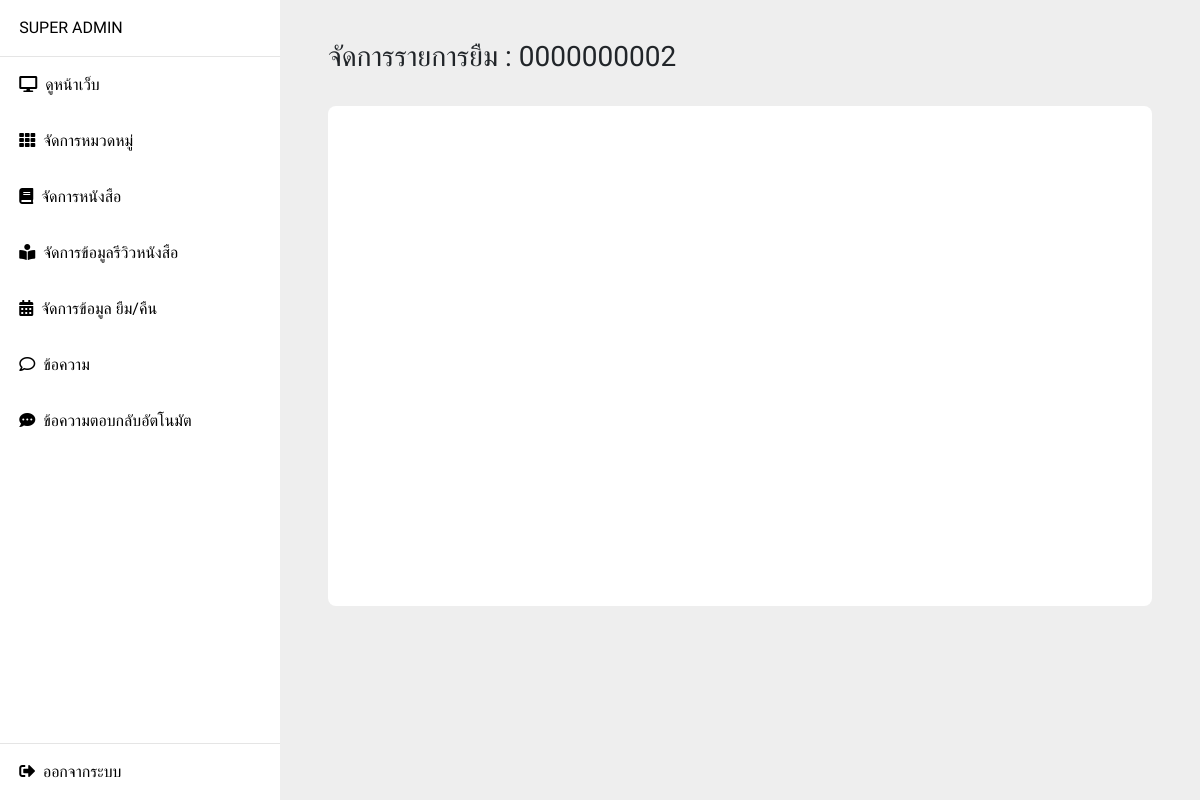
The app's page /manage_booking_detail.php?id_order=0000000002 (signed in), older data.
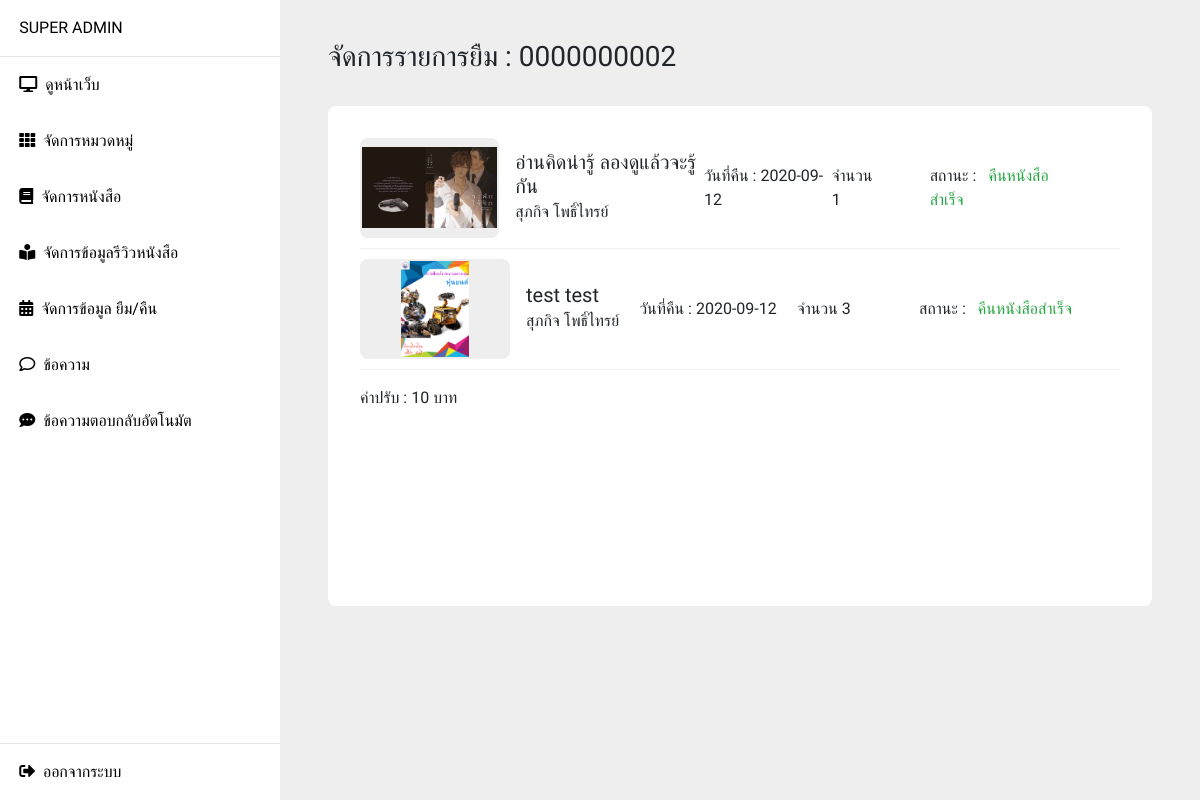
The same page, newer data.
### tables this page shows
CREATE TABLE `order_detail` (
  `id_detail` int(11) NOT NULL,
  `id_order` int(11) NOT NULL,
  `id_book` int(11) NOT NULL,
  `date_borrow` date NOT NULL,
  `fines` decimal(8,2) DEFAULT NULL,
  `amount_order` int(11) NOT NULL,
  `status_order_detail` text NOT NULL
);

CREATE TABLE `book` (
  `id_book` int(11) NOT NULL,
  `id_cate` int(11) NOT NULL,
  `name_book` text NOT NULL,
  `name_author` text NOT NULL,
  `image_book` text NOT NULL,
  `resume` text NOT NULL,
  `amount` int(11) NOT NULL,
  `status` int(11) NOT NULL
);

CREATE TABLE `order` (
  `id_order` int(11) NOT NULL,
  `no_order` text NOT NULL,
  `id_user` int(11) NOT NULL,
  `total_amount` int(11) NOT NULL,
  `fines_order` int(11) DEFAULT NULL,
  `status_order` text NOT NULL,
  `create_order` datetime NOT NULL
);

### manage_booking_detail.php (the view, shortened to what this page needs)
<!DOCTYPE html>
<html lang="en">
  <head>
  </head>
  <body>
      <?php include 'component/slide_nav.php' ?>
      <div class="layout">
        <div class="container pl-5 pr-5 pb-3">
            <div class="row pb-4">
                <div class="col-12">
                    <h3>จัดการรายการยืม : <?= $_GET['id_order'] ?></h3>
                </div>
           </div>
           <div class="row">
                <div class="col-12">
                    <div class="box-manage">
                        <div class="cart-list">
                                <?php
                                include "function/db_config.php";
                                $query = "SELECT * FROM `order_detail` INNER JOIN book ON `order_detail`.id_book=book.id_book
                                JOIN `order` ON `order_detail`.id_order=`order`.id_order
                                WHERE `order`.no_order = {$_GET['id_order']}" or die("Error:" . mysqli_error());
                                $result2 = mysqli_query($conn, $query);
                                while($row = mysqli_fetch_array($result2)) {
                                echo "<div class='cart-item d-flex align-items-center justify-content-between '>
                                <div class='d-flex align-items-center ' >
                                    <div class='book-detail-img'>
                                        <img src='/bookview/upload/{$row['image_book']}'/>
                                    </div>
                                    <div class='ml-3'>
                                        <h5 class='mb-1'>{$row['name_book']}</h5>
                                        <h6 class='mb-1'>{$row['name_author']}</h6>
                                    </div>
                                </div>
                                <div class='cart-q'>
                                    วันที่คืน : {$row['date_borrow']}
                                </div>
                                <div class='mr-5' >
                                    จำนวน {$row['amount_order']}
                                </div>
                                <div class='mr-5' >
                                สถานะ : ".chSt($row['status_order_detail'])."
                            </div>
                                    </div>";
                                }
                                $query2 = "SELECT * FROM `order`
                                WHERE `order`.no_order = {$_GET['id_order']}" or die("Error:" . mysqli_error());
                                $result3 = mysqli_query($conn, $query2);
                                while($row2 = mysqli_fetch_array($result3)) {
                                        if (isset($row2['fines_order'])&&$row2['fines_order']>0) {
                                            echo "
                                            <div class='w-50 my-3' >
                                                ค่าปรับ : {$row2['fines_order']}  บาท
                                            </div>
                                            " ;
                                        }
                                    }
                                function chSt($stt)
                                {
                                    if($stt == '11'){
                                        return "<span class='ml-2 text-success' > คืนหนังสือสำเร็จ</span>";
                                    }
                                }
                                ?>
                        </div>
                    </div>
                </div>
           </div>
        </div>
      </div>
  </body>
</html>

Row changes from the older to the newer data that the page shows:
added order_detail: id_book.image_book (picture), id_book.name_book "อ่านคิดน่ารู้ ลองดูแล้วจะรู้กัน", id_book.name_author "สุภกิจ โพธิ์ไทรย์", date_borrow "2020-09-12", amount_order "1", status_order_detail "คืนหนังสือสำเร็จ"
added order_detail: id_book.image_book (picture), id_book.name_book "test test", id_book.name_author "สุภกิจ โพธิ์ไทรย์", date_borrow "2020-09-12", amount_order "3", status_order_detail "คืนหนังสือสำเร็จ"
added order: fines_order "10"
